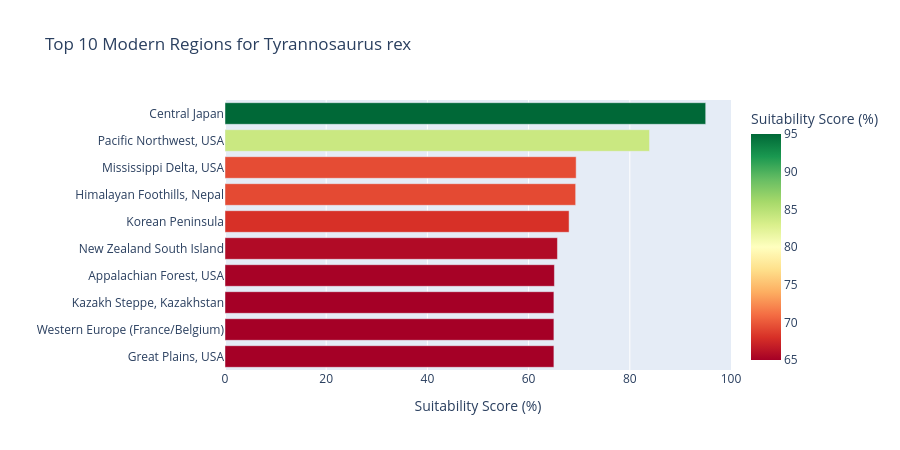

Notebook cell for this chart:
### Markdown cell above
### 3.2 Top 10 Regions, Bar Chart

### Code cell
fig_top10 = px.bar(
    top10.sort_values("suitability"), x="suitability", y="region_name", orientation="h",
    color="suitability", color_continuous_scale="RdYlGn",
    title=f"Top 10 Modern Regions for {dino['name']}",
    labels={"suitability": "Suitability Score (%)", "region_name": ""}
)
fig_top10.update_layout(height=450, showlegend=False)
fig_top10.show()

### Figure 1 — Plotly figure (JSON) as saved in the notebook; plotly's stock layout.template omitted (floating-point values rounded to 4 significant figures)
{"data": [{"hovertemplate": "Suitability Score (%)=%{marker.color}<br>=%{y}<extra></extra>", "legendgroup": "", "marker": {"color": [65.0, 65.0, 65.0, 65.1, 65.7, 68.0, 69.3, 69.4, 83.9, 95.0], "coloraxis": "coloraxis", "pattern": {"shape": ""}}, "name": "", "orientation": "h", "showlegend": false, "textposition": "auto", "type": "bar", "x": [65.0, 65.0, 65.0, 65.1, 65.7, 68.0, 69.3, 69.4, 83.9, 95.0], "xaxis": "x", "y": ["Great Plains, USA", "Western Europe (France/Belgium)", "Kazakh Steppe, Kazakhstan", "Appalachian Forest, USA", "New Zealand South Island", "Korean Peninsula", "Himalayan Foothills, Nepal", "Mississippi Delta, USA", "Pacific Northwest, USA", "Central Japan"], "yaxis": "y"}], "layout": {"barmode": "relative", "coloraxis": {"autocolorscale": false, "colorbar": {"title": {"text": "Suitability Score (%)"}}, "colorscale": [[0.0, "rgb(165,0,38)"], [0.1, "rgb(215,48,39)"], [0.2, "rgb(244,109,67)"], [0.3, "rgb(253,174,97)"], [0.4, "rgb(254,224,139)"], [0.5, "rgb(255,255,191)"], [0.6, "rgb(217,239,139)"], [0.7, "rgb(166,217,106)"], [0.8, "rgb(102,189,99)"], [0.9, "rgb(26,152,80)"], [1.0, "rgb(0,104,55)"]]}, "height": 450, "legend": {"tracegroupgap": 0}, "showlegend": false, "title": {"text": "Top 10 Modern Regions for Tyrannosaurus rex"}, "xaxis": {"anchor": "y", "domain": [0.0, 1.0], "title": {"text": "Suitability Score (%)"}}, "yaxis": {"anchor": "x", "domain": [0.0, 1.0], "title": {"text": ""}}}}
